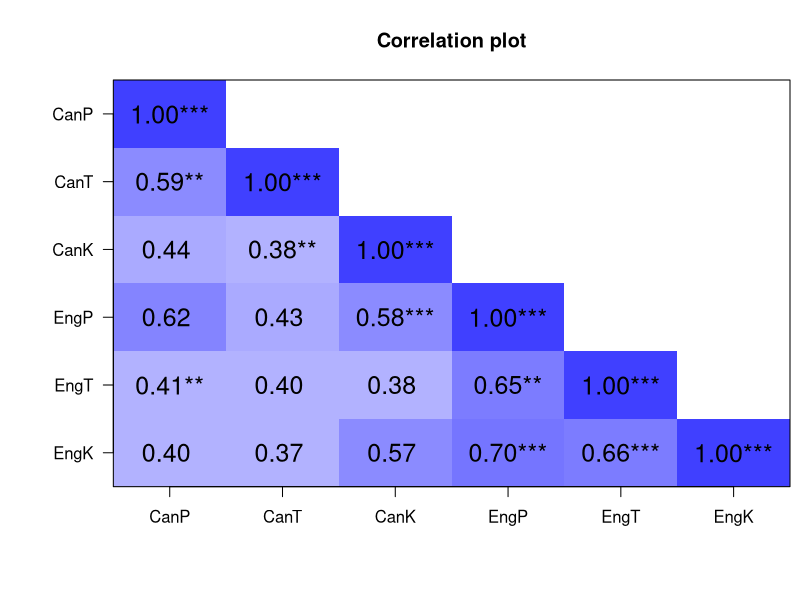
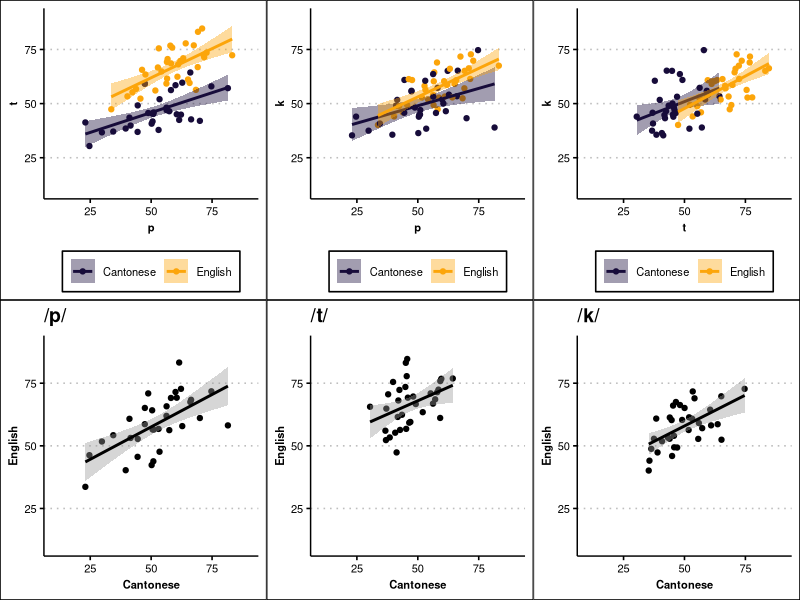
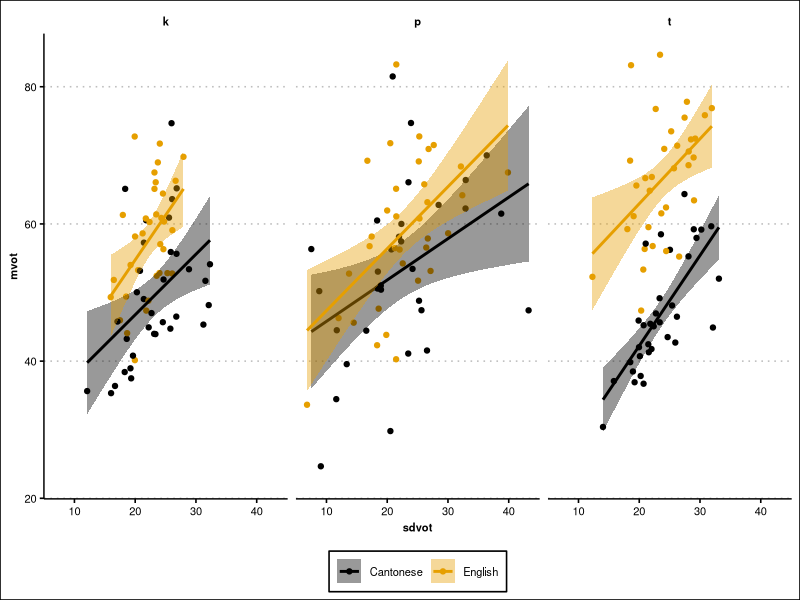
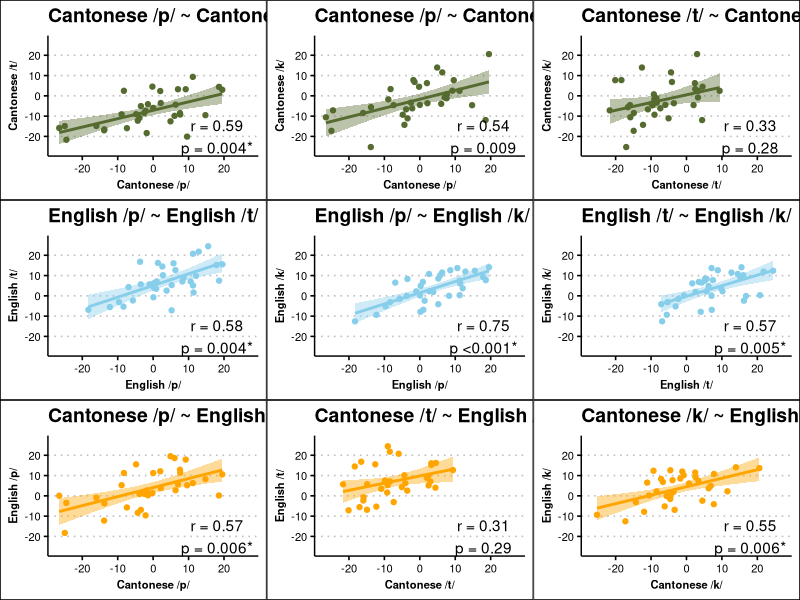

Write the R code that produced these figures, in order.
## ---- chunk 1
knitr::opts_chunk$set(echo = TRUE)
## ---- chunk 2
library(tidyverse)
library(ggthemes)
library(gridExtra)
library(psych)
library(kableExtra)

theme_set(
  theme_clean() + 
  theme(
      legend.title = element_blank(),
      legend.text = element_text(size=8),
      legend.position = 'bottom',
      axis.title.x = element_text(size = 8, face='bold'),
      axis.title.y = element_text(size = 8, face='bold'),
      axis.text.x = element_text(size = 8),
      axis.text.y = element_text(size = 8),
      strip.text = element_text(size = 8, face='bold'),
      )
  )
## ---- chunk 3
df <- read_csv('dfs/ptk_clean_20210602.csv') # this version used in Interspeech paper
head(df)
## ---- chunk 4
means <- df %>%
  group_by(talker, language, segment) %>%
  summarise(mean_vot_ms = mean(vot_ms)) %>%
  ungroup() %>%
  pivot_wider(names_from = 'segment', values_from = 'mean_vot_ms') 
## ---- chunk 5
dfsummary <- df %>%
  group_by(talker, language, segment) %>%
  summarise(mvot = mean(vot_ms)) %>%
  ungroup() %>%
  pivot_wider(names_from = c('language','segment'), values_from = 'mvot') %>%
  select(CanP=Cantonese_p, CanT=Cantonese_t, CanK=Cantonese_k, EngP=English_p, EngT=English_t, EngK=English_k)
 
dfsummary
## ---- chunk 6
output <- corr.test(dfsummary, method='pearson', adjust = 'holm')
output
## ---- chunk 7
cor.plot(output$r, show.legend = FALSE, pval=output$p.adj, stars =TRUE, diag=TRUE, upper=FALSE)
## ---- chunk 8
pt <- ggplot(means, aes(x=p, y=t, color=language, fill=language)) +
        geom_point() +
        geom_smooth(method='lm', formula = 'y ~ x') +
        scale_color_viridis_d(option = 'inferno', begin = 0.1, end = 0.8) +
        scale_fill_viridis_d(option = 'inferno', begin = 0.1, end = 0.8) +
        scale_x_continuous(limits = c(10,90)) + 
        scale_y_continuous(limits = c(10,90)) 

pk <- ggplot(means, aes(x=p, y=k, color=language, fill=language)) +
        geom_point() +
        geom_smooth(method='lm', formula = 'y ~ x') +
        scale_color_viridis_d(option = 'inferno', begin = 0.1, end = 0.8) +
        scale_fill_viridis_d(option = 'inferno', begin = 0.1, end = 0.8)+
        scale_x_continuous(limits = c(10,90)) + 
        scale_y_continuous(limits = c(10,90)) 

tk <- ggplot(means, aes(x=t, y=k, color=language, fill=language)) +
        geom_point() +
        geom_smooth(method='lm', formula = 'y ~ x') +
        scale_color_viridis_d(option = 'inferno', begin = 0.1, end = 0.8) +
        scale_fill_viridis_d(option = 'inferno', begin = 0.1, end = 0.8)+
        scale_x_continuous(limits = c(10,90)) + 
        scale_y_continuous(limits = c(10,90)) 
## ---- chunk 9
pp <- means %>%
  select(talker, language, p) %>%
  pivot_wider(names_from = 'language', values_from = 'p') %>%
  ggplot(aes(x=Cantonese, y=English)) +
      geom_point() +
      geom_smooth(method='lm', formula = 'y ~ x', color='black') +
      scale_x_continuous(limits = c(10,90)) + 
      scale_y_continuous(limits = c(10,90)) 
pp <- pp + ggtitle('/p/')

tt <- means %>%
  select(talker, language, t) %>%
  pivot_wider(names_from = 'language', values_from = 't') %>%
  ggplot(aes(x=Cantonese, y=English)) +
      geom_point() +
      geom_smooth(method='lm', formula = 'y ~ x', color='black') +
      scale_x_continuous(limits = c(10,90)) + 
      scale_y_continuous(limits = c(10,90)) 
tt <- tt + ggtitle('/t/')

kk <- means %>%
  select(talker, language, k) %>%
  pivot_wider(names_from = 'language', values_from = 'k') %>%
  ggplot(aes(x=Cantonese, y=English)) +
      geom_point() +
      geom_smooth(method='lm', formula = 'y ~ x', color='black') +
      scale_x_continuous(limits = c(10,90)) + 
      scale_y_continuous(limits = c(10,90)) 

kk <- kk + ggtitle('/k/')
## ---- chunk 10
grid.arrange(pt, pk, tk, pp, tt, kk, nrow=2)
## ---- chunk 11
 df %>%
  group_by(talker, language, segment) %>%
  summarise(mvot = mean(vot_ms), sdvot = sd(vot_ms)) %>%
  ungroup() %>%
  ggplot(aes(x=sdvot, y=mvot, color=language, fill=language)) +
    geom_point() + 
    geom_smooth(method='lm', formula = 'y ~ x') +
    scale_color_colorblind()+
  scale_fill_colorblind()+
    facet_wrap(~segment)
## ---- chunk 12
rdf <- df
resmodel <- lm(vot_ms ~ avg_phone_dur_ms, data = rdf)
rdf$residual_vot_ms <- resid(resmodel)
## ---- chunk 13
rdfsummary <- rdf %>%
  group_by(talker, language, segment) %>%
  summarise(mvot = mean(residual_vot_ms)) %>%
  ungroup() %>%
  pivot_wider(names_from = c('language','segment'), values_from = 'mvot') %>%
  select(rCanP=Cantonese_p, rCanT=Cantonese_t, rCanK=Cantonese_k, rEngP=English_p, rEngT=English_t, rEngK=English_k)
 
rdfout <- corr.test(rdfsummary, method='pearson', adjust = 'holm')
## ---- chunk 14
options(scipen = 999)

rdfout$ci %>%
  rownames_to_column(var = 'comparison') %>%
  left_join(rdfout$ci2, by=c('r','p')) %>%
  select(comparison, r, p.adj) %>%
  mutate(comparison = str_replace_all(comparison, 'r','')) %>%
  separate(comparison, into = c('a', 'b'), sep='-') %>%
  separate(a, into = c('a_lang', 'a_seg'), sep = -1) %>%
  separate(b, into = c('b_lang', 'b_seg'), sep = -1) %>%
  arrange(a_lang, b_lang, a_seg, b_seg) %>%
  mutate(r = round(r, 2), p.adj = round(p.adj, 4))
## ---- chunk 15
resid_means <- rdf %>%
  group_by(talker, language, segment) %>%
  summarise(mean_resid_vot = mean(residual_vot_ms)) %>%
  ungroup() %>%
  pivot_wider(names_from = 'segment', values_from = 'mean_resid_vot') 

wide_means <- resid_means %>%
  pivot_wider(id_cols = talker, names_from = language, values_from = c('p','t','k')) %>%
  select(`Cantonese /p/` = p_Cantonese, `Cantonese /t/` = t_Cantonese, `Cantonese /k/` = k_Cantonese, 
         `English /p/` = p_English, `English /t/` = t_English, `English /k/` = k_English)
## ---- chunk 16
app <- ggplot(wide_means, aes(x=`Cantonese /p/`, y=`English /p/`)) + 
  geom_point(color='orange') +
  geom_smooth(method='lm', formula = 'y ~ x', color='orange', fill='orange') +
  scale_x_continuous(limits = c(-27,27)) + 
  scale_y_continuous(limits = c(-27,27)) 
app <- app + 
  annotate("text", x = 18, y = -20, label = 'r = 0.57\np = 0.006*') + 
  ggtitle('Cantonese /p/ ~ English /p/')

att <- ggplot(wide_means, aes(x=`Cantonese /t/`, y=`English /t/`)) + 
  geom_point(color='orange') +
  geom_smooth(method='lm', formula = 'y ~ x', color='orange', fill='orange')+
  scale_x_continuous(limits = c(-27,27)) + 
  scale_y_continuous(limits = c(-27,27)) 

att <- att + 
  annotate("text", x = 18, y = -20, label = 'r = 0.31\np = 0.29') + 
  ggtitle('Cantonese /t/ ~ English /t/')

akk <- ggplot(wide_means, aes(x=`Cantonese /k/`, y=`English /k/`)) + 
  geom_point(color='orange') +
  geom_smooth(method='lm', formula = 'y ~ x', color='orange', fill='orange')+
  scale_x_continuous(limits = c(-27,27)) + 
  scale_y_continuous(limits = c(-27,27)) 

akk <- akk + 
  annotate("text", x = 18, y = -20, label = 'r = 0.55\np = 0.006*') + 
  ggtitle('Cantonese /k/ ~ English /k/')

ept <- ggplot(wide_means, aes(x=`English /p/`, y=`English /t/`)) + 
  geom_point(color='skyblue') +
  geom_smooth(method='lm', formula = 'y ~ x', color='skyblue', fill='skyblue')+
  scale_x_continuous(limits = c(-27,27)) + 
  scale_y_continuous(limits = c(-27,27)) 
ept <- ept + 
  annotate("text", x = 18, y = -20, label = 'r = 0.58\np = 0.004*') + 
  ggtitle('English /p/ ~ English /t/')

epk <- ggplot(wide_means, aes(x=`English /p/`, y=`English /k/`)) + 
  geom_point(color='skyblue') +
  geom_smooth(method='lm', formula = 'y ~ x', color='skyblue', fill='skyblue') +
  scale_x_continuous(limits = c(-27,27)) + 
  scale_y_continuous(limits = c(-27,27)) 
epk <- epk + 
  annotate("text", x = 18, y = -20, label = 'r = 0.75\np <0.001*') + 
  ggtitle('English /p/ ~ English /k/')

etk <- ggplot(wide_means, aes(x=`English /t/`, y=`English /k/`)) + 
  geom_point(color='skyblue') +
  geom_smooth(method='lm', formula = 'y ~ x', color='skyblue', fill='skyblue') +
  scale_x_continuous(limits = c(-27,27)) + 
  scale_y_continuous(limits = c(-27,27)) 
etk <- etk + 
  annotate("text", x = 18, y = -20, label = 'r = 0.57\np = 0.005*') + 
  ggtitle('English /t/ ~ English /k/')

cpt <- ggplot(wide_means, aes(x=`Cantonese /p/`, y=`Cantonese /t/`)) + 
  geom_point(color='darkolivegreen') +
  geom_smooth(method='lm', formula = 'y ~ x', color='darkolivegreen', fill='darkolivegreen') +
  scale_x_continuous(limits = c(-27,27)) + 
  scale_y_continuous(limits = c(-27,27)) 
cpt <- cpt + 
  annotate("text", x = 18, y = -20, label = 'r = 0.59\np = 0.004*') + 
  ggtitle('Cantonese /p/ ~ Cantonese /t/')

cpk <- ggplot(wide_means, aes(x=`Cantonese /p/`, y=`Cantonese /k/`)) + 
  geom_point(color='darkolivegreen') +
  geom_smooth(method='lm', formula = 'y ~ x', color='darkolivegreen', fill='darkolivegreen') +
  scale_x_continuous(limits = c(-27,27)) + 
  scale_y_continuous(limits = c(-27,27)) 
cpk <- cpk + 
  annotate("text", x = 18, y = -20, label = 'r = 0.54\np = 0.009') + 
  ggtitle('Cantonese /p/ ~ Cantonese /k/')

ctk <- ggplot(wide_means, aes(x=`Cantonese /t/`, y=`Cantonese /k/`)) + 
  geom_point(color='darkolivegreen') +
  geom_smooth(method='lm', formula = 'y ~ x', color='darkolivegreen', fill='darkolivegreen') +
  scale_x_continuous(limits = c(-27,27)) +
  scale_y_continuous(limits = c(-27,27))
ctk <- ctk + 
  annotate("text", x = 18, y = -20, label = 'r = 0.33\np = 0.28') + 
  ggtitle('Cantonese /t/ ~ Cantonese /k/')
## ---- chunk 17
all <- grid.arrange(cpt, cpk, ctk, ept, epk, etk, app, att, akk, nrow=3)
# ggsave('figs/correlation_uniformity.png', plot=all, height = 10, width = 12, units='in') #used in ISBPAC poster
